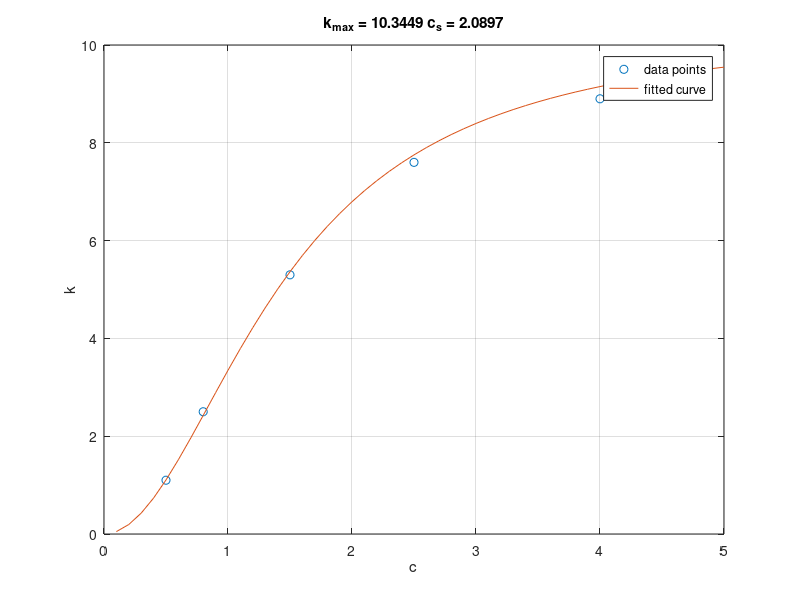

Reproduce this figure in MATLAB.
c=[.5 .8 1.5 2.5 4];
k=[1.1 2.5 5.3 7.6 8.9];
x=1./(c.^2);
y=1./k;
p=polyfit(x,y,1);
kmax=1./(p(2));
cs=kmax*p(1);
cc=.1:.1:5;
kk=kmax*cc.^2./(cs+cc.^2);
fprintf('cs: %f\nkmax: %f\n',cs,kmax)
fprintf('Predicted growth rate at c = 2 mg/L: %f\n',kmax*2^2./(cs+2^2))
plot(c,k,'o',cc,kk)
legend('data points','fitted curve','location','best')
xlabel('c')
ylabel('k')
title(['k_{max} = ',num2str(kmax),' c_s = ',num2str(cs)])
grid 